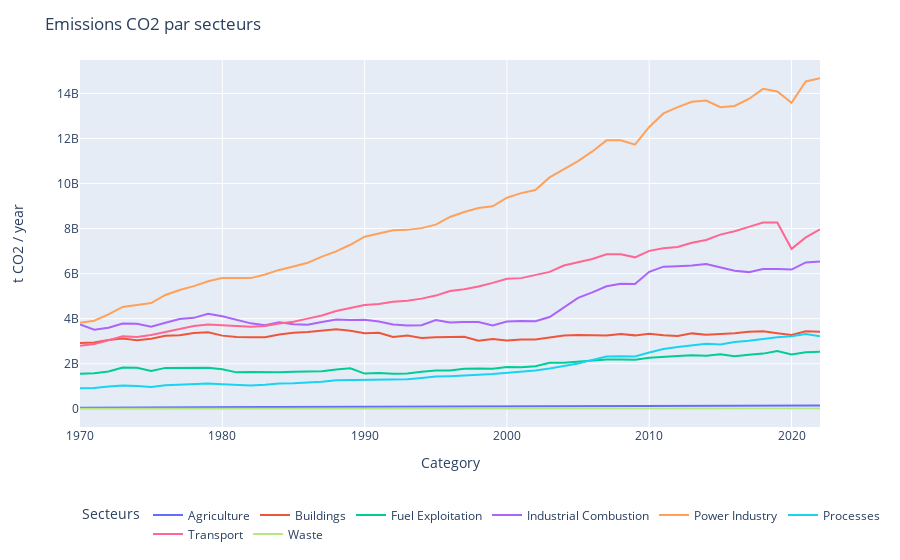

Here is the notebook cell this chart was saved with:
### Code cell
import pandas as pd
import plotly.express as px

fig = px.line(data_CO2, x='Category', y=data_CO2.columns[1:-1])
fig.update_layout(
    title='Emissions CO2 par secteurs',
    legend_title_text='Secteurs',
    legend=dict(
        x=0,  # Position horizontale de la légende (0 signifie à gauche)
        y=-0.2,  # Position verticale de la légende (-0.2 signifie en dessous de l'axe des abscisses)
        orientation='h'  # Orientation horizontale de la légende
    )
)

fig.update_yaxes(title_text='t CO2 / year', title_standoff=30)
fig.update_layout(
    yaxis=dict(
        range=[data_CO2.columns[1:-1].min(), data_CO2.columns[1:-1].max()] 
    )
)

# Activer le curseur interactif
fig.update_traces(hovertemplate='Année: %{x}<br>Émissions: %{y}')

# Afficher le graphique interactif
fig.show()
